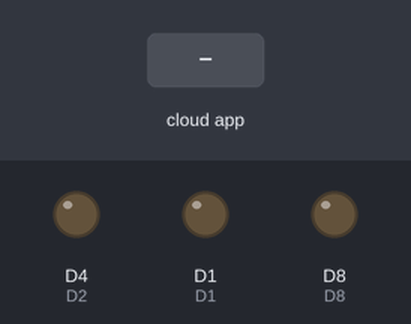
Bench run of a sketch on a simulated ESP8266 (NodeMCU). Parts: output pins drawn as LEDs (lit = HIGH). Inputs (shaded band) come from the test bench. WiFi joins after 1.5 s; servers stay silent unless stated; what the sketch prints to the serial monitor is not drawn.

Above: at 2.7 s.
2.8 s: the phone or cloud app sets garagem to 64
At 3.9 s:
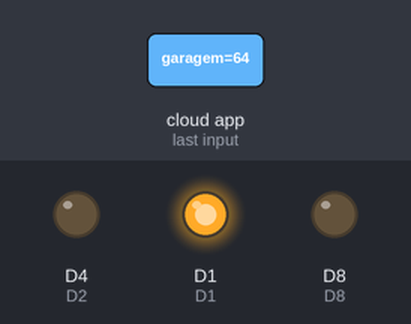
4.3 s: the phone or cloud app sets Lampada to 64
At 5.0 s:
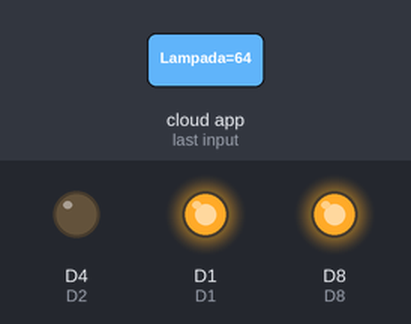
5.8 s: the phone or cloud app sets garagem to 0
At 6.2 s:
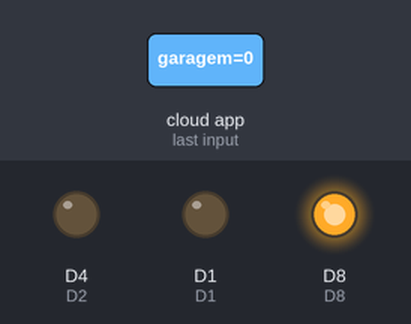
7.3 s: the phone or cloud app sets garagem to 128
At 8.5 s:
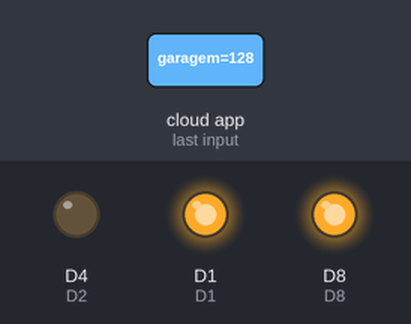
8.8 s: the phone or cloud app sets Lampada to 0
At 9.7 s:
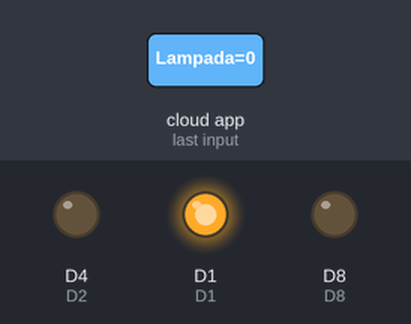
Timing chart, 0 to 11.3 s (numbered marks = the images above; inputs shaded):
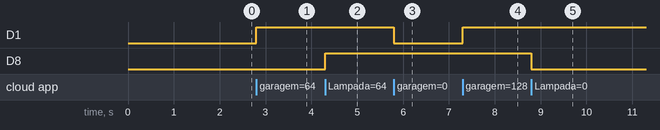

Measured:
- after the input at 2.8 s, D1: LOW → HIGH at once
- after the input at 4.3 s, D8: LOW → HIGH at once
- after the input at 5.8 s, D1: HIGH → LOW at once
- after the input at 7.3 s, D1: LOW → HIGH at once
- after the input at 8.8 s, D8: HIGH → LOW at once

The sketch:

TESTE_ALEXA.ino
```cpp
/*   Esp8266 com Alexa
=*/


#ifdef ARDUINO_ARCH_ESP32
#include <WiFi.h>
#else
#include <ESP8266WiFi.h>
#endif

#include <Espalexa.h>

//#define D0 0
#define D1 5
#define D2 2
#define D5 14
#define D8 15


const char* ssid ="sua rede aqui";
const char* password = "sua senha aqui";

Espalexa espAlexa;
//void Funcion_D0(uint8_t brightness);
void Funcion_D1(uint8_t brightness);
void Funcion_D5(uint8_t brightness);
void Funcion_D8(uint8_t brightness);
void Funcion_D2(uint8_t brightness);


void setup() {
  Serial.begin(115200);
  // pinMode(D0, OUTPUT);
  pinMode(D1, OUTPUT);
  pinMode(D5, OUTPUT);
  pinMode(D8, OUTPUT);
  pinMode(D2, OUTPUT);
  digitalWrite(D1, LOW);
  digitalWrite(D5, LOW);
  digitalWrite(D8, LOW);
    digitalWrite(D2, LOW);

  ConectarWifi();
  //espAlexa.addDevice("D0", Funcion_D0);
  espAlexa.addDevice("garagem", Funcion_D1);
  espAlexa.addDevice("Ventilador", Funcion_D5);
  espAlexa.addDevice("Lampada", Funcion_D8);
  espAlexa.addDevice("televisão", Funcion_D2);

  espAlexa.begin();
}

void loop() {
  ConectarWifi();
  espAlexa.loop();
  delay(1);
}

// Função para conectar com WIFI
void ConectarWifi() {
  if (WiFi.status() != WL_CONNECTED) {
    WiFi.mode(WIFI_STA);
    WiFi.begin(ssid, password);
    Serial.println("");
    Serial.println("Connecting to WiFi");
    while (WiFi.status() != WL_CONNECTED) {
      delay(500);
      Serial.print(".");
    }
    Serial.print("Connected to ");
    Serial.println(ssid);
    Serial.print("IP address: ");
    Serial.println(WiFi.localIP());
  }
}
// Função para o pin D8
void Funcion_D8(uint8_t brightness) {
  if (brightness) {
    digitalWrite(D8, HIGH);
  }
  else {
    digitalWrite(D8, LOW);
  }
}
// Função para o pin D5
void Funcion_D5(uint8_t brightness) {
  if (brightness) {
    digitalWrite(D5, HIGH);
  }
  else {
    digitalWrite(D5, LOW);
  }
}
// Função para o pin D1
void Funcion_D1(uint8_t brightness) {
  if (brightness) {
    digitalWrite(D1, HIGH);
  }
  else {
    digitalWrite(D1, LOW);
  }
}
  // Função para o pin D2
void Funcion_D2(uint8_t brightness) {
  if (brightness) {
    digitalWrite(D2, HIGH);
  }
  else {
    digitalWrite(D2, LOW);
  }
}
```
